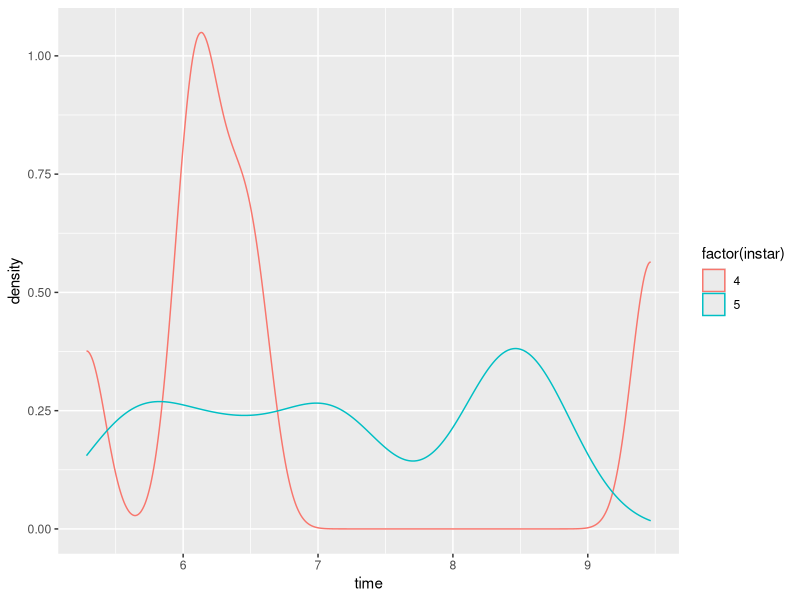
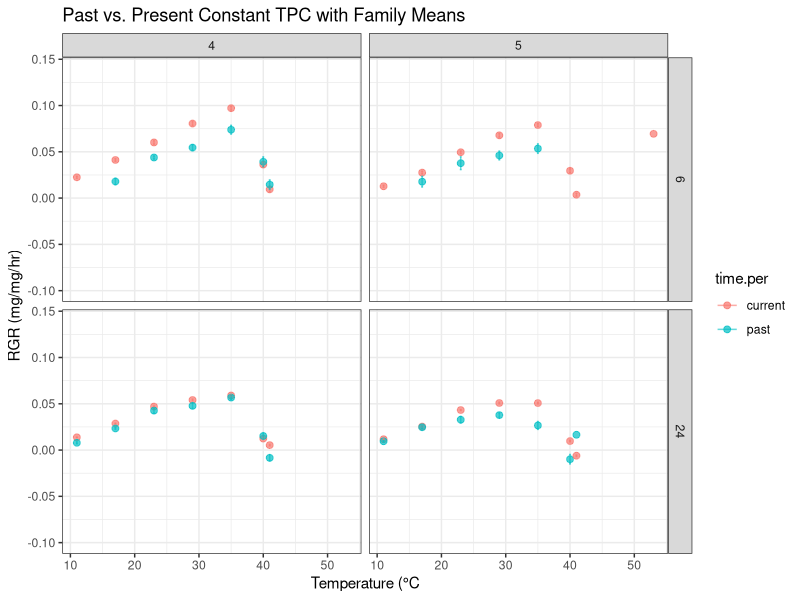
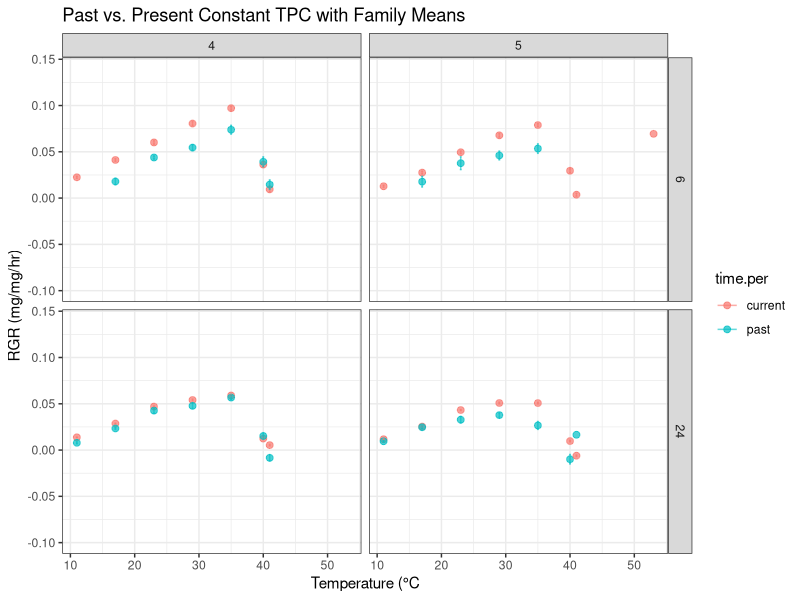

Generate these figures, in order, with R: (Note: this script raises an error after producing the figures.)
## Taylor M. Hatcher
## Analysis of 6 hr and 24hr constant TPCs for P. rapae. Each caterpillar only experienced one temperature for 24 hours. 
library(ggplot2)
library(data.table)
library(dplyr)
library(patchwork)
library(reshape2)
library(viridis)
library(tidyverse)

setwd("~/Desktop/Repos/WARP2024")

#past data 
tpc1 = read.csv("PrapaeW.1999.ConstantTempTPCs.4thinstar.jul2021.xlsx - data.csv")
tpc1$instar=4

#past data that includes a 6 hour time weighing: "Prapae.NC_WA.2000.TRNS.leaf" for 4th instar caterpillars
#past data that includes some 9 hour weighings, some 6.5 hour weighings, and 24.5 hour weighings
tpc2 = read.csv("PrapaeW.1999.ConstantTempTPCs.5thinstar.jul2021.xlsx - data.csv")
names(tpc2)=names(tpc1)
tpc2$instar=5

tpc.p= rbind(tpc1, tpc2)

tpc.p$rgr= (log(tpc.p$fw) - log(tpc.p$Mo))/tpc.p$time
tpc.p$time.per= "past"

tpc.ps= tpc.p[,c("UniID","mom","ID","temp","instar","time","duration","mgain","rgr","time.per")]
#plot
ggplot(tpc.ps[tpc.ps$time>5 & tpc.ps$time<11,], aes(x=time, color=factor(instar), group=factor(instar)))+
  geom_density()
table(tpc.ps$time, tpc.ps$instar)

#recent 2024 TPC data
tpc.c = read.csv("2024PrapaeConstantTPCCombineddata.csv")


# Convert fw to numeric and drop nas
tpc.c$fw <- as.numeric(tpc.c$fw)

tpc.c$rgr= (log(tpc.c$fw) - log(tpc.c$M0))/tpc.c$duration
tpc.c$time.per= "current"

tpc.c$mom= tpc.c$Female
tpc.c$ID= tpc.c$Individual
tpc.c$UniID= paste(tpc.c$temp, tpc.c$mom, tpc.c$ID, sep=".")
#Calculate mass gained in each time treatment
tpc.c$mgain= tpc.c$fw - tpc.c$M0

#combine historic and current
tpc.cs= tpc.c[,c("UniID","mom","ID","temp","instar","time","duration","mgain","rgr","time.per")]


tpc= rbind(tpc.cs, tpc.ps)


######Plot

##Set up durations of 6hr and 24hr

tpc$dur=NA
tpc$time= as.numeric(tpc$time)
# tpc[tpc$time>5 & tpc$time<11 & tpc$time.per=="past","dur"]=6
tpc[tpc$time>5 & tpc$time<6.6 & tpc$time.per=="past","dur"]=6
tpc[tpc$time>20 & tpc$time<26 & tpc$time.per=="past","dur"]=24
tpc[tpc$time.per=="current","dur"]= tpc[tpc$time.per=="current","duration"]

#tpc.plot = ggplot(tpc[tpc$dur %in% c(6,24),], aes(x=temp, y=rgr, color=time.per)) +
# geom_point(alpha=0.5) +
#  facet_grid(dur ~ instar) +
#  theme_bw() +
# xlab("Temperature (C)") +
#  ylab("RGR (mg/mg/h)") +
#  ggtitle("2024") +
# ylim(-0.10, 0.14)

#Plot family mean values for constant tpc
tpc.agg.f <- tpc %>% # new code added 11-22-24
  group_by(mom, temp, duration, instar)%>% # new code added 11-22-24
  dplyr::summarise(mean = mean(rgr, na.rm = TRUE), # new code added 11-22-24E)
                   se = sd(rgr, na.rm = TRUE) /sqrt(n())
  )# new code added 11-22-24
# Aggregating by temperature, duration, and instar
# Aggregate mean values with corrected standard error calculation
tpc.agg <- tpc %>%
  group_by(temp, time.per, dur, instar) %>%
  dplyr::summarise(
    mean = mean(rgr, na.rm = TRUE),
    se = sd(rgr, na.rm = TRUE) / sqrt(n())
  )
#This piece of code is ensuring that 'time.per' is a factor with specified levels
tpc$time.per <- factor(tpc$time.per, levels = c("past", "current"))

# Plot individual means and family means
tpc.plot <- ggplot() +
  # Layer for individual-level aggregated data
  geom_point(
    data = tpc.agg[tpc.agg$dur %in% c(6, 24), ],
    aes(x = temp, y = mean, color = time.per, group = time.per),
    alpha = 0.7, size = 2
  )+
  geom_errorbar(
    data = tpc.agg[tpc.agg$dur %in% c(6, 24), ],
    aes(x = temp, ymin = mean - se, ymax = mean + se, color = time.per, group = time.per),
    width = 0.3, alpha = 0.6) +
  # ) +
  # # Line connecting family-level data
  # geom_line(
  #   data = tpc.agg.f,
  #   aes(x = temp, y = mean, group = mom),
  #   color = "black", linetype = "solid", size = 1
  # ) +
  # # Layer for family-level aggregated data
  # geom_point(
  #   data = tpc.agg.f,
  #   aes(x = temp, y = mean),
  #   color = "blue", size = 1, stroke = 1.2) +
  # geom_errorbar(
  #   data = tpc.agg.f,
  #   aes(x = temp, ymin = mean - se, ymax = mean + se, group = mom),
  #   width = 0.3, color = "red", alpha = 0.7
  # ) +
  facet_grid(dur ~ instar) + #facet by duration and instar
  theme_bw() +
  xlab("Temperature (°C") +
  ylab("RGR (mg/mg/hr)") +
  ggtitle("Past vs. Present Constant TPC with Family Means") +
  ylim(-0.10, 0.14)


#plotting family means with error bars
#   tpc.plot <- ggplot(tpc.agg[tpc.agg$dur %in% c(6, 24), ],aes(x = temp, y = mean, color = time.per, group = time.per)) +
#   geom_point(alpha = 0.7, size = 2) + # Points for mean values
#  geom_errorbar(aes(ymin = mean - se, ymax = mean +se), width = 0.3, alpha = 0.6) + # Error bars
#  facet_grid(dur ~ instar) + #Facets for duration and instar
#  theme_bw() +
#  xlab("Temperature(°C)") +
#  ylab("RGR (mg/mg/hr)") +
#  ggtitle("Past vs. Present Constant TPC")
# ylim(-0.10, 0.14)




# Fit a linear model and calculate predictions for each group
#tpc.fit <- tpc.valid %>%
# group_by(time.per, dur, instar) %>%
# do({
# model <- lm(mean ~ temp, data = .)
#  data.frame(
#   temp = seq(min(.$temp, na.rm = TRUE), max(.$temp, na.rm = TRUE), length.out = 100),  # Generate temperature sequence
#   mean = predict(model, newdata = data.frame(temp = seq(min(.$temp, na.rm = TRUE), max(.$temp, na.rm = TRUE), length.out = 100))),
#   time.per = unique(.$time.per),
#   dur = unique(.$dur),
#  instar = unique(.$instar)
# )
#   })



# Print the plot
print(tpc.plot)

setwd('/Volumes/GoogleDrive/Shared drives/TrEnCh/Projects/WARP/Analyses/figures/')
pdf("2024TRNfeeding_constant.pdf",height = 8, width = 8)
# Display the final plot
print(tpc.plot)
tpc.agg.fh$year=1999
colnames(tpc.agg.fh)[1]="FEMALE"
tpc.agg.fh$FEMALE= as.character(tpc.agg.fh$FEMALE)
tpc.agg.f$FEMALE= as.character(tpc.agg.f$FEMALE)
tpc.agg.f.all= rbind(tpc.agg.f, tpc.agg.fh)
tpc.agg.f.all$yrfemale= paste(tpc.agg.f.all$year, tpc.agg.f.all$FEMALE)

tpc.all.plot= ggplot(tpc.agg.f.all, aes(x=temp,y=mean, col=factor(year)))+
  geom_line(aes(group=yrfemale)) +scale_color_viridis_d()

#add means
tpc.all.plot= tpc.all.plot + 
  geom_errorbar(data=tpc.agg.all, aes(x=temp, y=mean, ymin=mean-se, ymax=mean+se, col=factor(year)), width=0)+
  geom_point(data=tpc.agg.all, aes(x=temp, y = mean, col=factor(year)), size=3)+
  theme_bw()+xlab("Temperature (C)")+ylab("RGR (g/g/h)")+
  ggtitle("1999 & 2024") +ylim(-0.02,0.06) 
